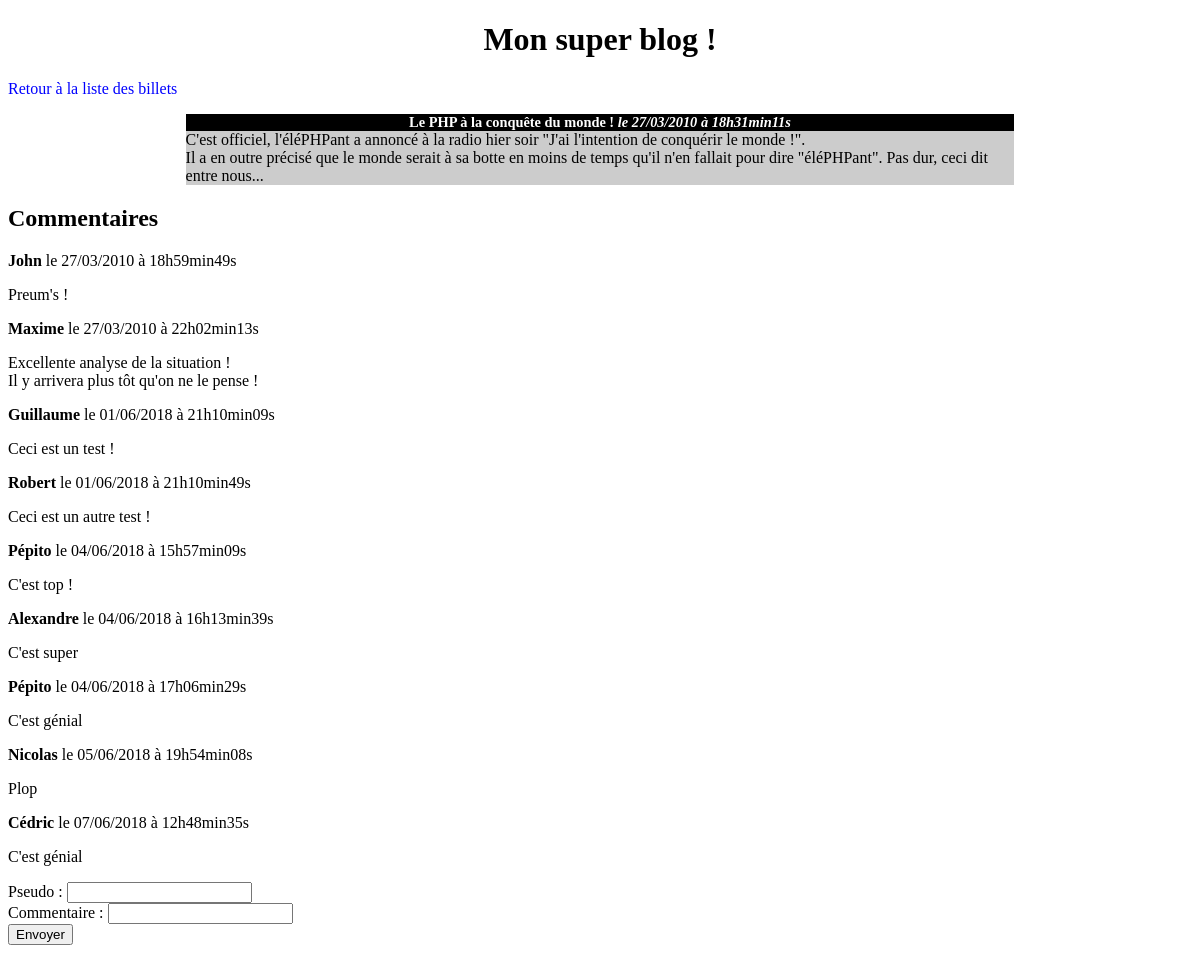
Page /index.php?controller=post&action=show&postId=2 on the committed database.
### tables this page shows
CREATE TABLE `posts` (
  `id` int(11) NOT NULL,
  `title` varchar(255) NOT NULL,
  `content` text NOT NULL,
  `creation_date` datetime NOT NULL
);

CREATE TABLE `comments` (
  `id` int(11) NOT NULL,
  `post_id` int(11) NOT NULL,
  `author` varchar(255) NOT NULL,
  `content` text NOT NULL,
  `creation_date` datetime NOT NULL
);

### controller/PostFrontController.php (called while the page is built, shortened)
<?php
require_once('BaseController.php');
class PostFrontController extends BaseController
{
    public function showAction()
    {
        $postId = isset($_GET['postId']) ? (int) $_GET['postId'] : 0;
        $viewData = $this->initViewData();
        $viewData['post'] = $this->getContainer()->getPostManager()->getPost($postId);
        $viewData['commentsList'] = $this->getContainer()->getCommentManager()->getCommentsList($postId);
        require('view/front/postShowView.php');
    }
}

### model/Router.php (called while the page is built, shortened)
<?php
class Router
{
    protected $config;
    public function getConfig()
    {
        return $this->config;
    }
    public function setConfig(array $config)
    {
        $this->config = $config;
    }
    public function executeAction($controllerParam, $actionParam, $envParam)
    {
        $controller = new $controllerName();
        $actionName = $actionParam.'Action';
        require_once(__DIR__.'/../model/Container.php');
        $container = new Container($this->getConfig());
        $controller->setContainer($container);
        $controller->$actionName();
    }
}

### index.php (called while the page is built)
<?php
require_once('config.php');
require_once('model/Router.php');
$router = new \OpenClassrooms\Blog\Model\Router($config);
try {
    $router->executeAction(
        isset($_REQUEST['controller']) ? $_REQUEST['controller'] : 'post',
        isset($_REQUEST['action']) ? $_REQUEST['action'] : 'list',
        'front'
    );
} catch(Exception $e) {
    $viewData['errorMessage'] = $e->getMessage();
    require('view/errorView.php');
}

### controller/BaseController.php (called while the page is built, shortened)
<?php
require_once(__DIR__.'/../model/Container.php');
abstract class BaseController
{
    protected $container;
    public function getContainer()
    {
        return $this->container;
    }
    public function setContainer(\OpenClassrooms\Blog\Model\Container $container)
    {
        $this->container = $container;
    }
    public function initViewData()
    {
        $viewData = [];
        $viewData['title'] = $this->getContainer()->getConfig()['title'];
        return $viewData;
    }
}

### model/Container.php (called while the page is built, shortened)
<?php
class Container
{
    protected $config;
    public function getConfig()
    {
        return $this->config;
    }
    public function setConfig(array $config)
    {
        $this->config = $config;
    }
    protected function getDatabaseHandler()
    {
        static $instance;
        if (!isset($instance)) {
            $instance = new \PDO(
                $this->config['database']['dsn'],
                $this->config['database']['username'],
                $this->config['database']['username']
            );
        }
        return $instance;
    }
    public function getPostManager()
    {
        static $instance;
        if (!isset($instance)) {
            include_once('PostManager.php');
            $instance = new \OpenClassrooms\Blog\Model\PostManager($this->getDatabaseHandler());
        }
        return $instance;
    }
    public function getCommentManager()
    {
        static $instance;
        if (!isset($instance)) {
            include_once('CommentManager.php');
            $instance = new \OpenClassrooms\Blog\Model\CommentManager($this->getDatabaseHandler());
        }
        return $instance;
    }
}

### model/Manager.php (called while the page is built, shortened)
<?php
abstract class Manager
{
    protected $databaseHandler;
    public function getDatabaseHandler()
    {
        return $this->databaseHandler;
    }
    public function setDatabaseHandler(\PDO $databaseHandler)
    {
        $this->databaseHandler = $databaseHandler;
    }
}

### model/PostManager.php (called while the page is built, shortened)
<?php
require_once('Manager.php');
require_once('Post.php');
class PostManager extends Manager
{
    public function getPost($id)
    {
        $request = $this->getDatabaseHandler()->prepare('SELECT id, title, content, DATE_FORMAT(creation_date, \'%d/%m/%Y à %Hh%imin%ss\') AS creation_date_fr FROM posts WHERE id = ?');
        $request->execute(array($id));
        $result = $request->fetch();
        $post = new Post();
        $post->setId($result['id']);
        $post->setTitle($result['title']);
        $post->setContent($result['content']);
        $post->setCreationDate($result['creation_date_fr']);
        return $post;
    }
}

### model/CommentManager.php (called while the page is built, shortened)
<?php
require_once('Manager.php');
require_once('Comment.php');
class CommentManager extends Manager
{
    public function getCommentsList($postId)
    {
        $request = $this->getDatabaseHandler()->prepare('SELECT id, post_id, author, content, DATE_FORMAT(creation_date, \'%d/%m/%Y à %Hh%imin%ss\') AS creation_date_fr FROM comments WHERE post_id = ? ORDER BY creation_date');
        $request->execute(array($postId));
        $resultsList = $request->fetchAll();
        $commentsList = [];
        foreach ($resultsList as $result) {
            $comment = new Comment();
            $comment->setId($result['id']);
            $comment->setPostId($result['post_id']);
            $comment->setAuthor($result['author']);
            $comment->setContent($result['content']);
            $comment->setCreationDate($result['creation_date_fr']);
            $commentsList[] = $comment;
        }
        return $commentsList;
    }
}

### model/Post.php (called while the page is built, shortened)
<?php
class Post
{
    private $title;
    private $content;
    private $creationDate;
    public function getTitle()
    {
        return $this->title;
    }
    public function setTitle($title)
    {
        $this->title = $title;
    }
    public function getContent()
    {
        return $this->content;
    }
    public function setContent($content)
    {
        $this->content = $content;
    }
    public function getCreationDate()
    {
        return $this->creationDate;
    }
    public function setCreationDate($creationDate)
    {
        $this->creationDate = $creationDate;
    }
}

### model/Comment.php (called while the page is built, shortened)
<?php
class Comment
{
    private $author;
    private $content;
    private $creationDate;
    public function getAuthor()
    {
        return $this->author;
    }
    public function setAuthor($author)
    {
        $this->author = $author;
    }
    public function getContent()
    {
        return $this->content;
    }
    public function setContent($content)
    {
        $this->content = $content;
    }
    public function getCreationDate()
    {
        return $this->creationDate;
    }
    public function setCreationDate($creationDate)
    {
        $this->creationDate = $creationDate;
    }
}

### view/front/_commentView.php (the view)
<p><strong><?php echo htmlspecialchars($comment->getAuthor()); ?></strong> le <?php echo $comment->getCreationDate(); ?></p>
<p><?php echo nl2br(htmlspecialchars($comment->getContent())); ?></p>

### view/front/postShowView.php (shortened to what this page needs)
<h1>Mon super blog !</h1>
<p><a href="index.php">Retour à la liste des billets</a></p>
<?php
require('_postView.php');
?>
<h2>Commentaires</h2>
<?php
foreach ($viewData['commentsList'] as $comment) {
    require('_commentView.php');
}
?>
<form action="index.php?controller=comment&amp;action=create" method="post">
    <p>
        <label for="author">Pseudo</label> : <input type="text" name="author" id="author" required /><br />
        <label for="content">Commentaire</label> :  <input type="text" name="content" id="content" required /><br />
        <input type="submit" value="Envoyer" />
    </p>
</form>
<?php require(__DIR__.'/../template.php'); ?>

### view/front/_postView.php (shortened to what this page needs)
<div class="post">
    <h3>
        <?php echo htmlspecialchars($viewData['post']->getTitle()); ?>
        <em>le <?php echo $viewData['post']->getCreationDate(); ?></em>
    </h3>
    <p>
        <?php
            echo nl2br(htmlspecialchars($viewData['post']->getContent()));
        ?>
    </p>
</div>

### public/css/style.css (style rules this page uses)
h1, h3 { text-align:center; }
h3 { background-color:black; color:white; font-size:0.9em; margin-bottom:0px; }
.post p { background-color:#CCCCCC; margin-top:0px; }
.post { width:70%; margin:auto; }
a { text-decoration: none; color: blue; }

### rows in the picture
posts: title "Le PHP à la conquête du monde !", content "C'est officiel, l'éléPHPant a annoncé à la radio hier soir \"J'ai l'intention de conquérir le monde !\". Il a en outre précisé que le monde serait à sa botte en moins de temps qu'il n'en fallait pour dire \"éléPHPant\". Pas dur, ceci dit entre nous..."
comments: author "John", CreationDate "27/03/2010 à 18h59min49s", content "Preum's !"
comments: author "Maxime", CreationDate "27/03/2010 à 22h02min13s", content "Excellente analyse de la situation ! Il y arrivera plus tôt qu'on ne le pense !"
comments: author "Guillaume", CreationDate "01/06/2018 à 21h10min09s", content "Ceci est un test !"
comments: author "Robert", CreationDate "01/06/2018 à 21h10min49s", content "Ceci est un autre test !"
comments: author "Pépito", CreationDate "04/06/2018 à 15h57min09s", content "C'est top !"
comments: author "Alexandre", CreationDate "04/06/2018 à 16h13min39s", content "C'est super"
comments: author "Pépito", CreationDate "04/06/2018 à 17h06min29s", content "C'est génial"
comments: author "Nicolas", CreationDate "05/06/2018 à 19h54min08s", content "Plop"
comments: author "Cédric", CreationDate "07/06/2018 à 12h48min35s", content "C'est génial"

### other values in the picture
$viewData['post']->getCreationDate() "27/03/2010 à 18h31min11s"
